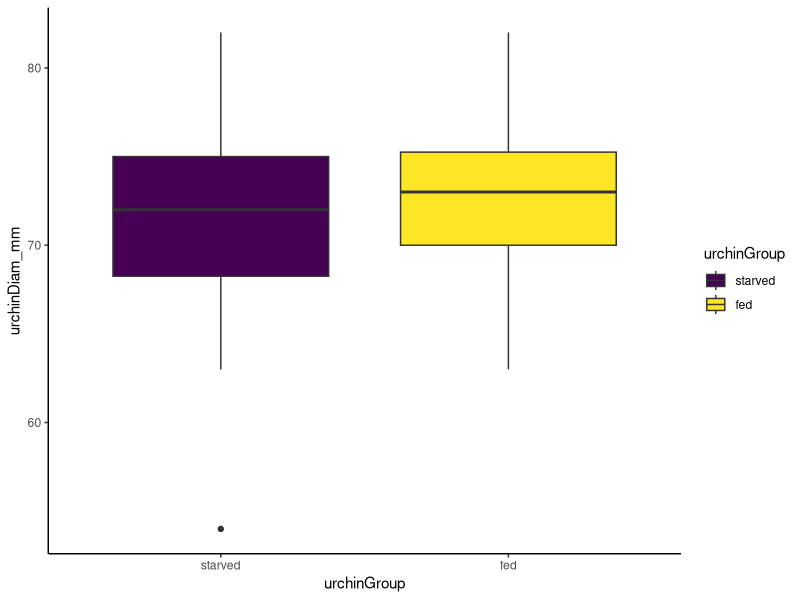
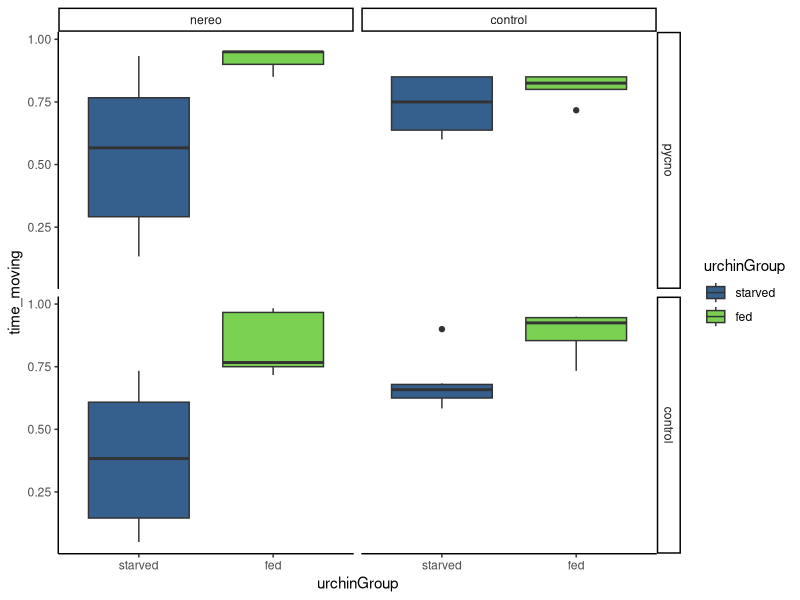
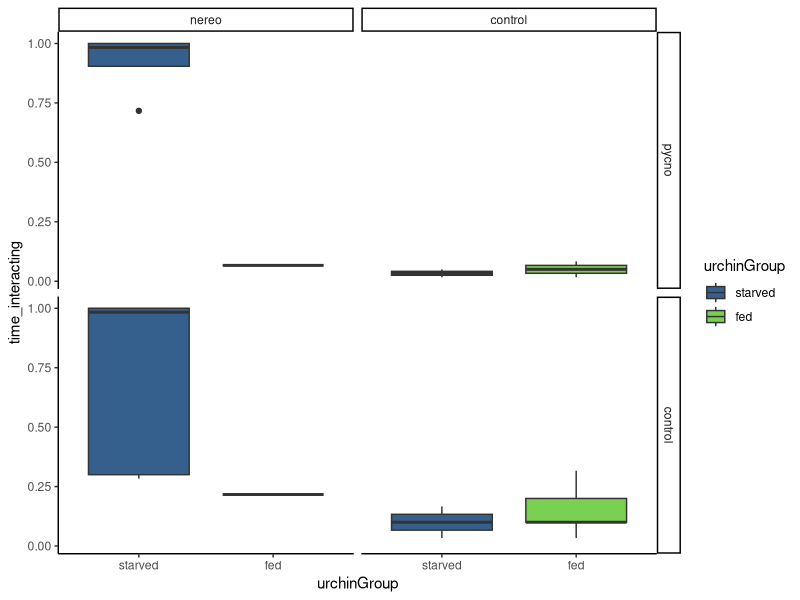
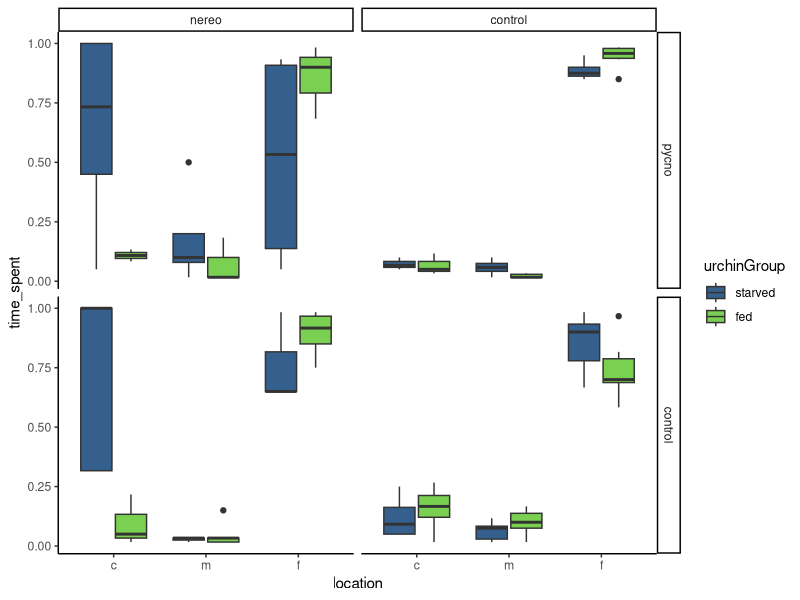

Source code (R) for these figures, in order:
#++++++++++++++++++++++++++++++++++++++++++++++++++++++++++++++++++++++++++++++++++
#                                                                                ##
# Pycno-Urchin Dataset 2021 QAQC                                                 ##
# Script created 2021-08-31                                                      ##
# Last updated 2021-08-31                                                        ##
# Data source: Ross Whippo                                                       ##
# R code prepared by Ross Whippo                                                 ##
# Last updated 2021-08-31                                                        ##
#                                                                                ##
#++++++++++++++++++++++++++++++++++++++++++++++++++++++++++++++++++++++++++++++++++

# SUMMARY:
# A script to QAQC and parse the 2021 pycno-urchin dataset.


# Required Files (check that script is loading latest version):
# trials2021_QAQC.csv

# Associated Scripts:
# trials2021_dataset_QAQC.R

# TO DO 

# +++++++++++++++++++++++++++++++++++++++++++++++++++++++++++++++++++++++++++++++++
# TABLE OF CONTENTS                                                            ####
#                                                                                 +
# RECENT CHANGES TO SCRIPT                                                        +
# LOAD PACKAGES                                                                   +
# READ IN AND PREPARE DATA                                                        +
# MANIPULATE DATA                                                                 +
#                                                                                 +
#++++++++++++++++++++++++++++++++++++++++++++++++++++++++++++++++++++++++++++++++++

#++++++++++++++++++++++++++++++++++++++++++++++++++++++++++++++++++++++++++++++++++
# RECENT CHANGES TO SCRIPT                                                     ####
#++++++++++++++++++++++++++++++++++++++++++++++++++++++++++++++++++++++++++++++++++

# 2021-08-19 Script created

#++++++++++++++++++++++++++++++++++++++++++++++++++++++++++++++++++++++++++++++++++
# LOAD PACKAGES                                                                ####
#++++++++++++++++++++++++++++++++++++++++++++++++++++++++++++++++++++++++++++++++++

library(tidyverse)
library(viridis)

# set plot theme
theme_set(theme_classic())

#++++++++++++++++++++++++++++++++++++++++++++++++++++++++++++++++++++++++++++++++++
# READ IN DATA                                                                 ####
#++++++++++++++++++++++++++++++++++++++++++++++++++++++++++++++++++++++++++++++++++

trials2021_Q <- read_csv("Data/2021/trials2021_QAQC.csv", 
                       col_types = cols(algalTreat = col_factor(levels = c("nereo", "control")), 
                                        date = col_character(),  location = col_character(), 
                                        movement = col_character(), 
                                        pycnoTreat = col_factor(levels = c("pycno", "control")), 
                                        tank = col_factor(levels = c("TF1", "TF2")), 
                                        timeBegin = col_character(), timeEnd = col_character(), 
                                        urchinGroup = col_factor(levels = c("starved","fed")),
                                        location = col_factor(levels = c("c", "m", "f"))))

#++++++++++++++++++++++++++++++++++++++++++++++++++++++++++++++++++++++++++++++++++
# MANIPULATE DATA                                                              ####
#++++++++++++++++++++++++++++++++++++++++++++++++++++++++++++++++++++++++++++++++++

# is there a difference in mean test diameter between groups?

diams <- trials2021_Q %>%
  select(trial, urchinGroup, urchinDiam_mm) %>%
  distinct(trial, urchinGroup, urchinDiam_mm)

diams %>%
  ggplot(aes(x = urchinGroup, y = urchinDiam_mm, fill = urchinGroup)) +
  geom_boxplot() +
  scale_fill_viridis(discrete = TRUE)

t.test(urchinDiam_mm ~ urchinGroup, data = diams)

# Output:

# Welch Two Sample t-test

# data:  urchinDiam_mm by urchinGroup
# t = -8.7964, df = 1161.6, p-value < 2.2e-16
# alternative hypothesis: true difference in means is not equal to 0
# 95 percent confidence interval:
#   -3.567221 -2.266112
# sample estimates:
# mean in group starved     mean in group fed 
# 71.16667              74.08333 

# yes, by 4mm

# is there a difference in time spent moving among all treatments?

movement <- trials2021_Q %>%
  select(trial, urchinGroup, pycnoTreat, algalTreat, movement) %>%
  filter(movement != "st") %>%
  add_column(move = 1) %>%
  group_by(trial, urchinGroup, pycnoTreat, algalTreat, move) %>%
  count(move) %>%
  mutate(time_moving = n/60)

movement %>%
  ggplot(aes(x = urchinGroup, y = time_moving, fill = urchinGroup)) +
  geom_boxplot() +
  scale_fill_viridis(discrete = TRUE, begin = 0.3, end = 0.8) +
  facet_grid(pycnoTreat ~ algalTreat)

# do treatments spend different amounts of time interacting with the signal?

interaction <- trials2021_Q %>%
  select(trial, urchinGroup, pycnoTreat, algalTreat, interaction) %>%
  filter(interaction != "ni") %>%
  add_column(interact = 1) %>%
  group_by(trial, urchinGroup, pycnoTreat, algalTreat, interact) %>%
  count(interact) %>%
  mutate(time_interacting = n/60)

interaction %>%
  ggplot(aes(x = urchinGroup, y = time_interacting, fill = urchinGroup)) +
  geom_boxplot() +
  scale_fill_viridis(discrete = TRUE, begin = 0.3, end = 0.8) +
  facet_grid(pycnoTreat ~ algalTreat)

# do urchin spend different amounts of time in distance zones among treatments?

location <- trials2021_Q %>%
  select(trial, urchinGroup, pycnoTreat, algalTreat, location) %>%
  add_column(locate = 1) %>%
  group_by(trial, urchinGroup, pycnoTreat, algalTreat, location) %>%
  count(locate) %>%
  mutate(time_spent = n/60)
location$location <- factor(location$location, levels = c("c", "m", "f"))

location %>%
  ggplot(aes(x = location, y = time_spent, fill = urchinGroup)) +
  geom_boxplot() +
  scale_fill_viridis(discrete = TRUE, begin = 0.3, end = 0.8) +
  facet_grid(pycnoTreat ~ algalTreat)



############### SUBSECTION HERE

####
#<<<<<<<<<<<<<<<<<<<<<<<<<<END OF SCRIPT>>>>>>>>>>>>>>>>>>>>>>>>#

# SCRATCH PAD ####
